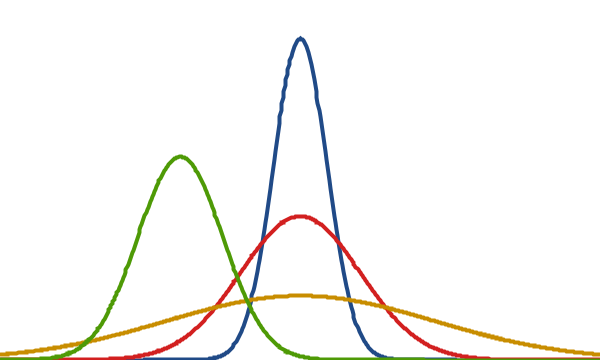
Frame 1 (no input)
Frame 60 (the mouse pressed at the canvas centre just before this capture): identical to frame 1, image omitted
Frame 120 (the mouse held since frame 60 and released just before this capture): identical to frame 1, image omitted

The Processing sketch that drew this single still picture (run headless with seeded random() and noise(); from frame 60 on, the mouse is pressed at the canvas centre):

// Processing sketch: processing_29544
// ── processing_29544.pde

// Based on the diagram at the top of this page:
// https://secure.wikimedia.org/wikipedia/en/wiki/Normal_distribution

void setup() {
  size(600, 360);
  smooth();
  noFill();
  strokeWeight(4);
}

void draw() {
  background(255);
  stroke(32, 74, 135);
  drawGaussian(0, .2);
  stroke(210, 32, 32);
  drawGaussian(0, 1.0);
  stroke(200, 141, 0);
  drawGaussian(0, 5.0);
  stroke(78, 154, 6);
  drawGaussian(-2, .5);
}

void drawGaussian(float mean, float variance) {
  beginShape();
  for(int i = 0; i < width; i++) {
    float x = map(i, 0, width, -5, 5);
    float y = Gaussian(x, mean, variance);
    float screenx = map(x, -5, 5, 0, width);
    float screeny = map(y, 0, 1, height, 0);
    vertex(screenx, screeny);
  }
  endShape();
}

float Gaussian(float x, float mean, float variance) {
  return (1 / sqrt(TWO_PI * variance)) * exp(-sq(x - mean) / (2 * variance));
}                               
